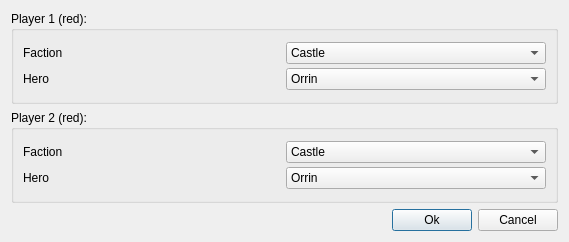
<?xml version="1.0" encoding="UTF-8"?>
<ui version="4.0">
 <class>TemplateSettingsWindow</class>
 <widget class="QDialog" name="TemplateSettingsWindow">
  <property name="geometry">
   <rect>
    <x>0</x>
    <y>0</y>
    <width>569</width>
    <height>242</height>
   </rect>
  </property>
  <property name="windowTitle">
   <string/>
  </property>
  <layout class="QVBoxLayout" name="mainLayout" stretch="0,0,0">
   <item>
    <widget class="QGroupBox" name="groupBoxPlayer1">
     <property name="title">
      <string>Player 1 (red):</string>
     </property>
     <layout class="QVBoxLayout" name="groupBoxLayout">
      <property name="spacing">
       <number>2</number>
      </property>
      <item>
       <layout class="QHBoxLayout" name="horizontalLayout">
        <item>
         <widget class="QLabel" name="label_2">
          <property name="text">
           <string>Faction</string>
          </property>
         </widget>
        </item>
        <item>
         <widget class="QComboBox" name="comboBox">
          <item>
           <property name="text">
            <string>Castle</string>
           </property>
          </item>
          <item>
           <property name="text">
            <string>Rampart</string>
           </property>
          </item>
         </widget>
        </item>
       </layout>
      </item>
      <item>
       <layout class="QHBoxLayout" name="horizontalLayout_2">
        <item>
         <widget class="QLabel" name="label_2">
          <property name="text">
           <string>Hero</string>
          </property>
         </widget>
        </item>
        <item>
         <widget class="QComboBox" name="comboBox_2">
          <item>
           <property name="text">
            <string>Orrin</string>
           </property>
          </item>
          <item>
           <property name="text">
            <string>Valeska</string>
           </property>
          </item>
         </widget>
        </item>
       </layout>
      </item>
     </layout>
    </widget>
   </item>
   <item>
    <widget class="QGroupBox" name="groupBoxPlayer1_2">
     <property name="title">
      <string>Player 2 (red):</string>
     </property>
     <layout class="QVBoxLayout" name="groupBoxLayout_2">
      <property name="spacing">
       <number>2</number>
      </property>
      <item>
       <layout class="QHBoxLayout" name="horizontalLayout_4">
        <item>
         <widget class="QLabel" name="label_3">
          <property name="text">
           <string>Faction</string>
          </property>
         </widget>
        </item>
        <item>
         <widget class="QComboBox" name="comboBox_3">
          <item>
           <property name="text">
            <string>Castle</string>
           </property>
          </item>
          <item>
           <property name="text">
            <string>Rampart</string>
           </property>
          </item>
         </widget>
        </item>
       </layout>
      </item>
      <item>
       <layout class="QHBoxLayout" name="horizontalLayout_5">
        <item>
         <widget class="QLabel" name="label_4">
          <property name="text">
           <string>Hero</string>
          </property>
         </widget>
        </item>
        <item>
         <widget class="QComboBox" name="comboBox_4">
          <item>
           <property name="text">
            <string>Orrin</string>
           </property>
          </item>
          <item>
           <property name="text">
            <string>Valeska</string>
           </property>
          </item>
         </widget>
        </item>
       </layout>
      </item>
     </layout>
    </widget>
   </item>
   <item>
    <layout class="QHBoxLayout" name="horizontalLayout_3">
     <item>
      <spacer name="horizontalSpacer">
       <property name="orientation">
        <enum>Qt::Horizontal</enum>
       </property>
       <property name="sizeHint" stdset="0">
        <size>
         <width>40</width>
         <height>20</height>
        </size>
       </property>
      </spacer>
     </item>
     <item>
      <widget class="QPushButton" name="pushButtonOk">
       <property name="text">
        <string>Ok</string>
       </property>
      </widget>
     </item>
     <item>
      <widget class="QPushButton" name="pushButtonCancel">
       <property name="text">
        <string>Cancel</string>
       </property>
      </widget>
     </item>
    </layout>
   </item>
  </layout>
 </widget>
 <resources/>
 <connections/>
</ui>
